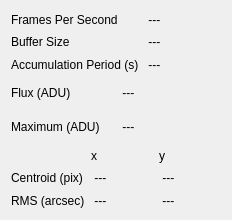
<?xml version="1.0" encoding="UTF-8"?>
<ui version="4.0">
 <class>CameraData</class>
 <widget class="QWidget" name="CameraData">
  <property name="geometry">
   <rect>
    <x>0</x>
    <y>0</y>
    <width>232</width>
    <height>220</height>
   </rect>
  </property>
  <property name="windowTitle">
   <string>Form</string>
  </property>
  <layout class="QVBoxLayout" name="verticalLayout">
   <item>
    <layout class="QGridLayout" name="gridLayout_3">
     <item row="5" column="1">
      <widget class="QLabel" name="accumPeriodValueLabel">
       <property name="minimumSize">
        <size>
         <width>50</width>
         <height>0</height>
        </size>
       </property>
       <property name="text">
        <string> --- </string>
       </property>
      </widget>
     </item>
     <item row="5" column="0">
      <widget class="QLabel" name="accumPeriodLabel">
       <property name="text">
        <string>Accumulation Period (s)</string>
       </property>
      </widget>
     </item>
     <item row="3" column="0">
      <widget class="QLabel" name="fpsLabel">
       <property name="text">
        <string>Frames Per Second</string>
       </property>
      </widget>
     </item>
     <item row="3" column="1">
      <widget class="QLabel" name="fpsValueLabel">
       <property name="minimumSize">
        <size>
         <width>50</width>
         <height>0</height>
        </size>
       </property>
       <property name="text">
        <string> --- </string>
       </property>
      </widget>
     </item>
     <item row="4" column="0">
      <widget class="QLabel" name="bufferSizeLabel">
       <property name="text">
        <string>Buffer Size</string>
       </property>
      </widget>
     </item>
     <item row="4" column="1">
      <widget class="QLabel" name="bufferSizeValueLabel">
       <property name="minimumSize">
        <size>
         <width>50</width>
         <height>0</height>
        </size>
       </property>
       <property name="text">
        <string> --- </string>
       </property>
      </widget>
     </item>
    </layout>
   </item>
   <item>
    <layout class="QGridLayout" name="gridLayout_2">
     <item row="0" column="0">
      <widget class="QLabel" name="fluxLabel">
       <property name="text">
        <string>Flux (ADU)</string>
       </property>
      </widget>
     </item>
     <item row="0" column="1">
      <widget class="QLabel" name="fluxValueLabel">
       <property name="minimumSize">
        <size>
         <width>50</width>
         <height>0</height>
        </size>
       </property>
       <property name="text">
        <string> --- </string>
       </property>
      </widget>
     </item>
     <item row="1" column="0">
      <widget class="QLabel" name="maxAdcLabel">
       <property name="text">
        <string>Maximum (ADU)</string>
       </property>
      </widget>
     </item>
     <item row="1" column="1">
      <widget class="QLabel" name="maxAdcValueLabel">
       <property name="minimumSize">
        <size>
         <width>50</width>
         <height>0</height>
        </size>
       </property>
       <property name="text">
        <string> --- </string>
       </property>
      </widget>
     </item>
    </layout>
   </item>
   <item>
    <layout class="QGridLayout" name="gridLayout">
     <item row="0" column="1">
      <widget class="QLabel" name="coordsXLabel">
       <property name="text">
        <string>x</string>
       </property>
      </widget>
     </item>
     <item row="0" column="2">
      <widget class="QLabel" name="coordsYLabel">
       <property name="text">
        <string>y</string>
       </property>
      </widget>
     </item>
     <item row="1" column="0">
      <widget class="QLabel" name="centroidLabel">
       <property name="text">
        <string>Centroid (pix)</string>
       </property>
      </widget>
     </item>
     <item row="1" column="1">
      <widget class="QLabel" name="centroidXLabel">
       <property name="minimumSize">
        <size>
         <width>50</width>
         <height>0</height>
        </size>
       </property>
       <property name="text">
        <string> --- </string>
       </property>
      </widget>
     </item>
     <item row="1" column="2">
      <widget class="QLabel" name="centroidYLabel">
       <property name="minimumSize">
        <size>
         <width>50</width>
         <height>0</height>
        </size>
       </property>
       <property name="text">
        <string> --- </string>
       </property>
      </widget>
     </item>
     <item row="2" column="0">
      <widget class="QLabel" name="rmsLabel">
       <property name="text">
        <string>RMS (arcsec)</string>
       </property>
      </widget>
     </item>
     <item row="2" column="1">
      <widget class="QLabel" name="rmsXLabel">
       <property name="minimumSize">
        <size>
         <width>50</width>
         <height>0</height>
        </size>
       </property>
       <property name="text">
        <string> --- </string>
       </property>
      </widget>
     </item>
     <item row="2" column="2">
      <widget class="QLabel" name="rmsYLabel">
       <property name="minimumSize">
        <size>
         <width>50</width>
         <height>0</height>
        </size>
       </property>
       <property name="text">
        <string> --- </string>
       </property>
      </widget>
     </item>
    </layout>
   </item>
  </layout>
 </widget>
 <resources/>
 <connections/>
</ui>
